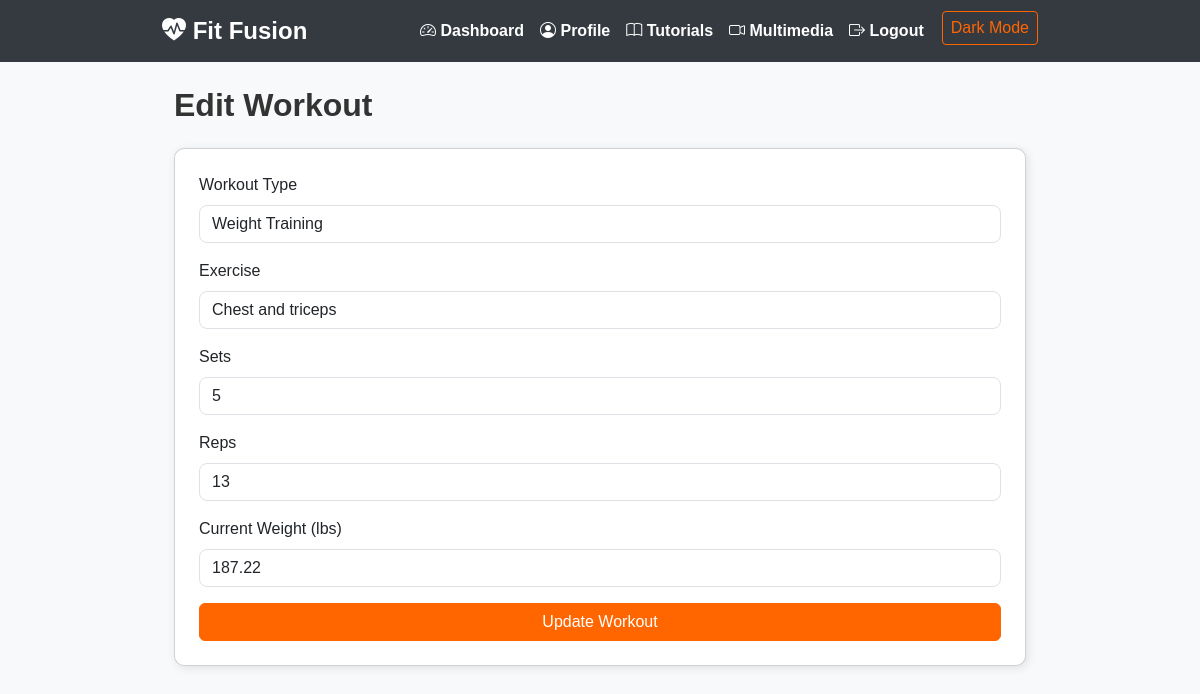
The app's page /edit_workout/8 (signed in) with its own data.
### app.py (models this page shows)
class WorkoutLog(db.Model):
    id = db.Column(db.Integer, primary_key=True)
    user_id = db.Column(db.Integer, db.ForeignKey('user.id'), nullable=False)
    workout_type = db.Column(db.String(50), nullable=False)
    exercise = db.Column(db.String(100), nullable=False)
    sets = db.Column(db.Integer, nullable=False)
    reps = db.Column(db.Integer, nullable=False)
    weight = db.Column(db.Float, nullable=True)  # in kg
    date = db.Column(db.DateTime, default=datetime.utcnow)
    user = db.relationship('User', backref=db.backref('workouts', lazy=True))

### app.py (the view, shortened to what this page needs)
@app.route('/edit_workout/<int:workout_id>', methods=['GET', 'POST'])
def edit_workout(workout_id):
    if 'user_id' not in session:
        flash('Please log in to edit workouts.', 'warning')
        return redirect(url_for('login'))
    workout = WorkoutLog.query.get_or_404(workout_id)
    if workout.user_id != session['user_id']:
        flash('Unauthorized action.', 'danger')
        return redirect(url_for('dashboard'))
    return render_template('edit_workout.html', workout=workout)

### templates/edit_workout.html (shortened to what this page needs)
{% extends "base.html" %}
{% block content %}
<div class="container mt-4">
  <h2 class="mb-4">Edit Workout</h2>
  <div class="card p-4">
    <form method="POST" action="{{ url_for('edit_workout', workout_id=workout.id) }}">
      <div class="mb-3">
        <label class="form-label">Workout Type</label>
        <select name="workout_type" class="form-control">
          <option value="Weight Training" {% if workout.workout_type == 'Weight Training' %}selected{% endif %}>Weight Training</option>
        </select>
      </div>
      <div class="mb-3">
        <label class="form-label">Exercise</label>
        <input type="text" name="exercise" class="form-control" value="{{ workout.exercise }}" required>
      </div>
      <div class="mb-3">
        <label class="form-label">Sets</label>
        <input type="number" name="sets" class="form-control" value="{{ workout.sets }}" required>
      </div>
      <div class="mb-3">
        <label class="form-label">Reps</label>
        <input type="number" name="reps" class="form-control" value="{{ workout.reps }}" required>
      </div>
      <div class="mb-3">
        <label class="form-label">Current Weight (lbs)</label>
        <input type="number" step="0.1" name="weight" class="form-control" value="{{ workout.weight * 2.20462 | round(1) if workout.weight else '' }}">
      </div>
      <button type="submit" class="btn btn-primary w-100">Update Workout</button>
    </form>
  </div>
</div>
{% endblock %}

### templates/base.html (style rules this page uses)
body { background-color: #f8f9fa; font-family: 'Arial', sans-serif; transition: background-color 0.3s, color 0.3s; }
.container { max-width: 900px; }
.card { box-shadow: 2px 2px 10px rgba(0, 0, 0, 0.1); border-radius: 10px; transition: background-color 0.3s, border-color 0.3s; }
.btn-primary { background-color: #ff6600; border-color: #ff6600; }
.form-control, .form-select { border-radius: 8px; }
h2, h3 { font-weight: bold; color: #333; transition: color 0.3s; }

### records on screen
WorkoutLog: workout_type "Weight Training", exercise "Chest and triceps", sets "5", reps "13", weight "187.22"
